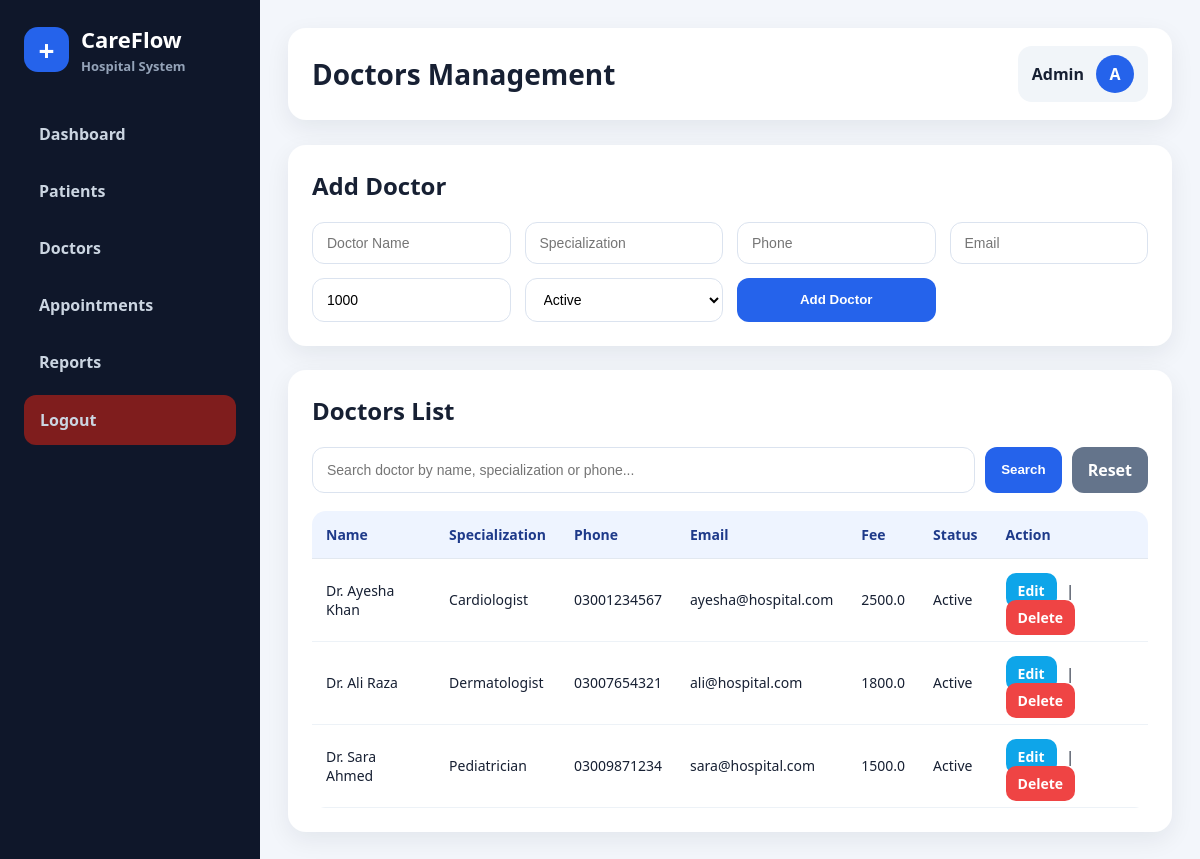
/doctors (signed in), run on the app's committed database.
### tables this page shows
CREATE TABLE doctors (
        id INTEGER PRIMARY KEY AUTOINCREMENT,
        name TEXT NOT NULL,
        specialization TEXT NOT NULL,
        phone TEXT,
        email TEXT,
        fee REAL DEFAULT 0,
        status TEXT DEFAULT 'Active'
    );

### app.py (the view)
    def wrapper(*args, **kwargs):
        if not session.get('admin_logged_in'):
            return redirect(url_for('login'))
        return fn(*args, **kwargs)

### app.py (called while the page is built, shortened)
def get_db():
    conn = sqlite3.connect(DB_PATH)
    conn.row_factory = sqlite3.Row
    return conn

def login_required(fn):
    def wrapper(*args, **kwargs):
        if not session.get('admin_logged_in'):
            return redirect(url_for('login'))
        return fn(*args, **kwargs)
    wrapper.__name__ = fn.__name__
    return wrapper

@app.route('/doctors', methods=['GET', 'POST'])
@login_required
def doctors():
    conn = get_db()
    rows = conn.execute('SELECT * FROM doctors ORDER BY id DESC').fetchall()
    search = request.args.get('search', '')
    if search:
        rows = conn.execute(
            'SELECT * FROM doctors WHERE name LIKE ? OR specialization LIKE ? OR phone LIKE ?',
            (f'%{search}%', f'%{search}%', f'%{search}%')
        ).fetchall()
    else:
        rows = conn.execute('SELECT * FROM doctors').fetchall()
    conn.close()
    return render_template('doctors.html', doctors=rows)

### templates/doctors.html
{% extends 'base.html' %}
{% set title = 'Doctors Management' %}
{% block content %}
<div class="panel">
  <h2>Add Doctor</h2>
  <form method="POST" class="grid-form">
    <input name="name" placeholder="Doctor Name" required>
    <input name="specialization" placeholder="Specialization" required>
    <input name="phone" placeholder="Phone">
    <input name="email" placeholder="Email">
    <input name="fee" type="number" placeholder="Fee" value="1000">
    <select name="status"><option>Active</option><option>Inactive</option></select>
    <button>Add Doctor</button>
  </form>
</div>
<div class="panel">
  <h2>Doctors List</h2>
  <form method="GET" class="search-box">
  <input type="text" name="search" placeholder="Search doctor by name, specialization or phone..." value="{{ search }}">
  <button type="submit">Search</button>
  <a class="btn-secondary" href="{{ url_for('doctors') }}">Reset</a>
</form>
  <table>
    <tr><th>Name</th><th>Specialization</th><th>Phone</th><th>Email</th><th>Fee</th><th>Status</th><th>Action</th></tr>
    {% for d in doctors %}
    <tr><td>{{ d.name }}</td><td>{{ d.specialization }}</td><td>{{ d.phone }}</td><td>{{ d.email }}</td><td>{{ d.fee }}</td><td>{{ d.status }}</td>
      <td><a class="btn-small" href="{{ url_for('edit_doctor', id=d.id) }}">Edit</a> |
        <a class="delete" href="{{ url_for('delete_item', table='doctors', item_id=d.id) }}">Delete</a>
      </td>
    </tr>
    {% endfor %}
  </table>
</div>
{% endblock %}

### static/css/style.css (style rules this page uses)
* { box-sizing:border-box }
body { margin:0;font-family:Arial,Helvetica,sans-serif;background:#f4f7fb;color:#0f172a }
.panel { background:#fff;padding:24px;border-radius:18px;box-shadow:0 8px 25px rgba(15,23,42,.08);margin-bottom:22px }
.panel h2 { margin-top:0 }
table { width:100%;border-collapse:collapse;overflow:hidden;border-radius:12px }
th,td { text-align:left;padding:14px;border-bottom:1px solid #e2e8f0 }
th { background:#f8fafc;color:#475569 }
.grid-form { display:grid;grid-template-columns:repeat(3,1fr);gap:14px }
input,select { padding:13px;border:1px solid #cbd5e1;border-radius:10px;font-size:14px }
button { background:#2563eb;color:#fff;border:0;padding:13px 20px;border-radius:10px;font-weight:700;cursor:pointer }
.delete { background:#ef4444;color:#fff;padding:8px 12px;border-radius:8px;text-decoration:none }
* { box-sizing:border-box; }
body { margin:0; font-family:Segoe UI, Arial, sans-serif; background:#f3f6fb; color:#172033; }
.panel { background:#fff; padding:24px; border-radius:18px; box-shadow:0 8px 25px rgba(15,23,42,.07); margin-bottom:24px; }
.panel h2 { margin-top:0; }
.grid-form { display:grid; grid-template-columns:repeat(auto-fit,minmax(190px,1fr)); gap:14px; }
input,select { width:100%; padding:12px 14px; border:1px solid #dbe3ef; border-radius:12px; outline:none; font-size:14px; background:white; }
button,.btn { border:none; background:#2563eb; color:white; padding:12px 16px; border-radius:12px; cursor:pointer; font-weight:700; text-decoration:none; }
table { width:100%; border-collapse:separate; border-spacing:0; overflow:hidden; border-radius:14px; }
th { background:#eef4ff; color:#1e3a8a; text-align:left; padding:14px; font-size:14px; }
td { padding:14px; border-bottom:1px solid #edf2f7; font-size:14px; }
.delete { background:#ef4444; color:white; padding:8px 12px; border-radius:10px; text-decoration:none; font-weight:700; }
.btn-small { background:#0ea5e9; color:white; padding:8px 12px; border-radius:10px; text-decoration:none; font-weight:700; margin-right:6px; }
.btn-secondary { background:#64748b; color:white; padding:12px 16px; border-radius:12px; text-decoration:none; font-weight:700; text-align:center; }
.btn-small { display:inline-block; background:#0ea5e9; color:white !important; padding:8px 12px; border-radius:10px; text-decoration:none; font-weight:700; margin-right:6px; }
.search-box { display:flex; gap:10px; margin-bottom:18px; }
.search-box input { flex:1; }

### data on the page
doctors: name "Dr. Ayesha Khan", specialization "Cardiologist", phone "03001234567", email "ayesha@hospital.com", fee "2500.0", status "Active"
doctors: name "Dr. Ali Raza", specialization "Dermatologist", phone "03007654321", email "ali@hospital.com", fee "1800.0", status "Active"
doctors: name "Dr. Sara Ahmed", specialization "Pediatrician", phone "03009871234", email "sara@hospital.com", fee "1500.0", status "Active"

### other printed values
{{ title or 'Dashboard' }} "Doctors Management"
